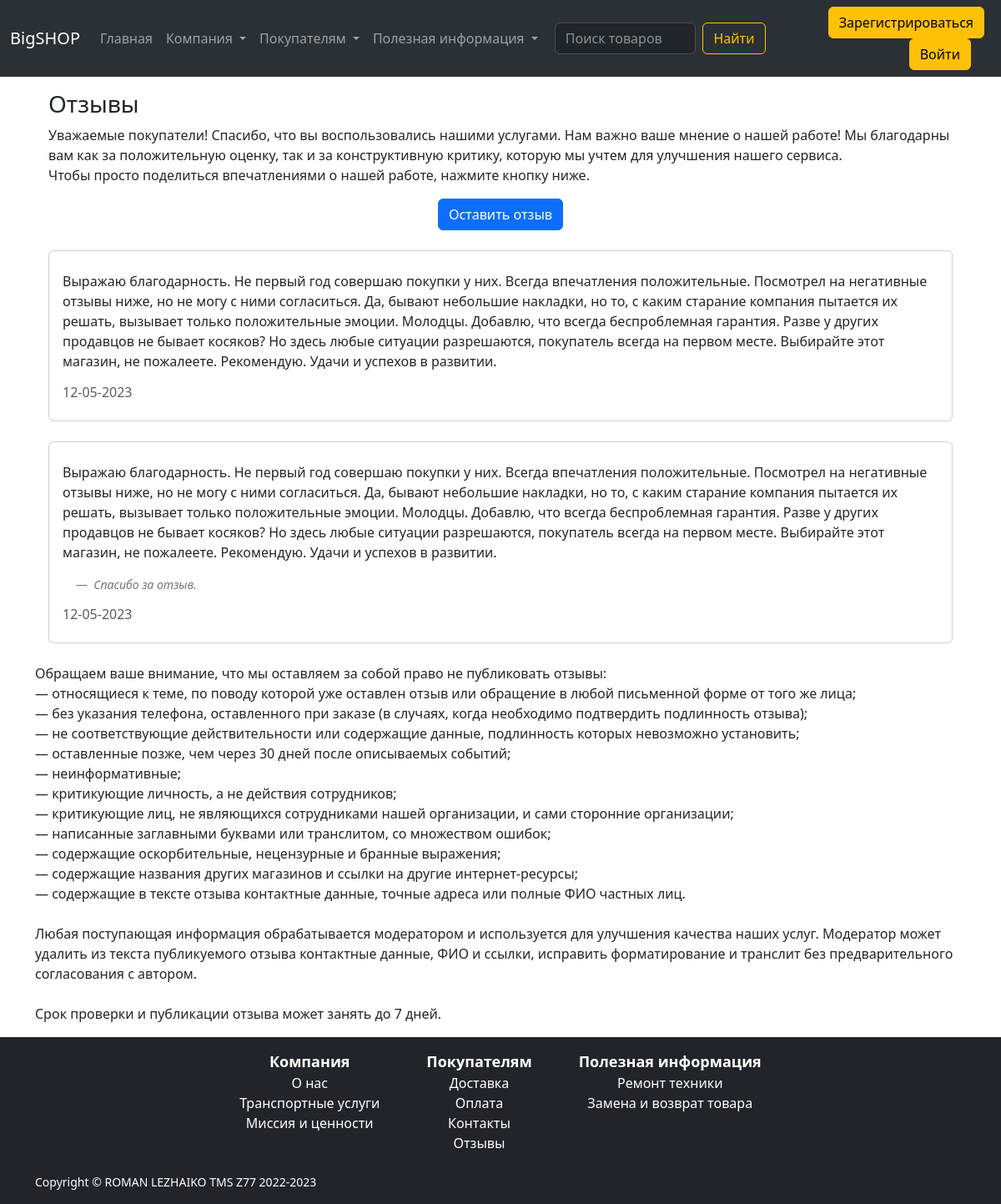
The app's page /customer_reviews/, older data.
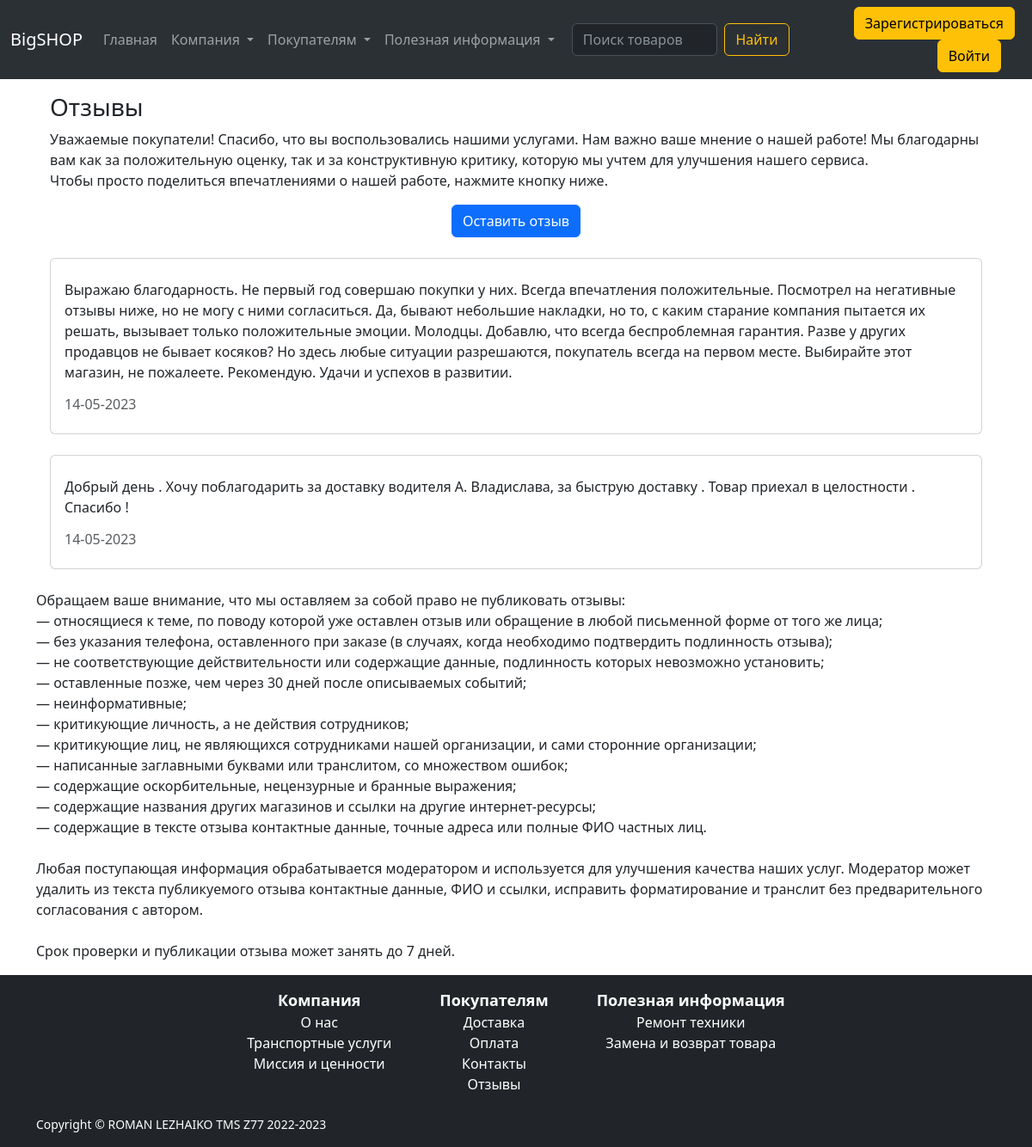
The same page, newer data.
### home/models.py (models this page shows, shortened)
class CustomerReview(models.Model):
    STATUS_DRAFT = 0
    STATUS_PUBLISHED = 1
    STATUS_CHOICES = [
        (STATUS_DRAFT, 'Draft'),
        (STATUS_PUBLISHED, 'Published'),
    ]
    author = models.ForeignKey(CustomUser, on_delete=models.CASCADE)
    customer_review = models.TextField('Отзыв', max_length=4096, blank=False)
    admin_answer = models.TextField(blank=True)
    created_at = models.DateTimeField(auto_now_add=True)
    status = models.IntegerField(choices=STATUS_CHOICES, default=STATUS_DRAFT)
    class Meta:
        ordering = ["-created_at"]

### home/views.py (the view)
# urls.py: path('customer_reviews/', views.get_customer_reviews_page, name='customer_reviews_page'),
def get_customer_reviews_page(request):
    reviews_list = CustomerReview.objects.filter(status=CustomerReview.STATUS_PUBLISHED).order_by('-created_at')
    page = request.GET.get('page', 1)
    paginator = Paginator(reviews_list, 5)
    try:
       reviews = paginator.page(page)
    except PageNotAnInteger:
       reviews = paginator.page(1)
    except EmptyPage:
       reviews = paginator.page(paginator.num_pages)
    ctx = {'title': 'Отзывы',
           'shop_name': SHOP_NAME,
           'reviews': reviews,
           }
    return render(request, 'customer_reviews.html', ctx)

### cart/context_processors.py (called while the page is built)
def cart(request):
    return {'cart': Cart(request)}

### home/templates/customer_reviews.html (shortened to what this page needs)
{% extends 'base.html' %}
{% block content %}
<div class="container">
    <div class="m-3">
        <h3>Отзывы</h3>
        <p>
            Уважаемые покупатели! Спасибо, что вы воспользовались нашими услугами. Нам важно ваше мнение о нашей работе! Мы благодарны вам как за положительную оценку, так и за конструктивную критику, которую мы учтем для улучшения нашего сервиса.
            <br>
            Чтобы просто поделиться впечатлениями о нашей работе, нажмите кнопку ниже.
        </p>
        <div class="col-12 text-center">
            <a href="{% url 'review_create' %}" class="btn btn-primary">Оставить отзыв</a>
        </div>
        {% for review in reviews %}
        <div class="card my-4">
            <div class="card-body">
                <p class="card-text">
                    {{ review.customer_review }}
                    {% if review.admin_answer|length %}
                    <figcaption class="blockquote-footer m-3 font-italic">
                        <em>
                            {{ review.admin_answer }}
                        </em>
                    </figcaption>
                    {% endif %}
                </p>
                <h6 class="card-title text-muted">
                    {{ review.created_at|date:"d-m-Y" }}
                </h6>
            </div>
        </div>
        {% endfor %}
    </div>
    <p>
        Обращаем ваше внимание, что мы оставляем за собой право не публиковать отзывы:
        <br>
        — относящиеся к теме, по поводу которой уже оставлен отзыв или обращение в любой письменной форме от того же лица;
        <br>
        — без указания телефона, оставленного при заказе (в случаях, когда необходимо подтвердить подлинность отзыва);
        <br>
        — не соответствующие действительности или содержащие данные, подлинность которых невозможно установить;
        <br>
        — оставленные позже, чем через 30 дней после описываемых событий;
        <br>
        — неинформативные;
        <br>
        — критикующие личность, а не действия сотрудников;
        <br>
        — критикующие лиц, не являющихся сотрудниками нашей организации, и сами сторонние организации;
        <br>
        — написанные заглавными буквами или транслитом, со множеством ошибок;
        <br>
        — содержащие оскорбительные, нецензурные и бранные выражения;
        <br>
        — содержащие названия других магазинов и ссылки на другие интернет-ресурсы;
        <br>
        — содержащие в тексте отзыва контактные данные, точные адреса или полные ФИО частных лиц.
        <br><br>
        Любая поступающая информация обрабатывается модератором и используется для улучшения качества наших услуг. Модератор может удалить из текста публикуемого отзыва контактные данные, ФИО и ссылки, исправить форматирование и транслит без предварительного согласования с автором.
        <br><br>
        Срок проверки и публикации отзыва может занять до 7 дней.
    </p>
</div>
{% endblock %}

### templates/base.html (shortened to what this page needs)
{% load static %}
<!DOCTYPE html>
<html lang="en">
<head>
    <link href="https://cdn.jsdelivr.net/npm/bootstrap@5.3.0-alpha1/dist/css/bootstrap.min.css" rel="stylesheet">
    <link rel="stylesheet" href="https://cdn.jsdelivr.net/npm/bootstrap-icons@1.10.5/font/bootstrap-icons.css">
    <link rel="stylesheet" href="https://cdnjs.cloudflare.com/ajax/libs/font-awesome/4.7.0/css/font-awesome.min.css">
    <link rel="stylesheet" href="{% static 'css/style.css' %}">
</head>
<body class="d-flex flex-column min-vh-100">
    {% include "header.html" %}
    {% block content %}
    {% endblock %}
    {% include "footer.html" %}
</body>
</html>

### templates/header.html (shortened to what this page needs)
<header>
    <nav class="navbar navbar-expand-lg bg-dark bg-body-tertiary justify-content-center" data-bs-theme="dark">
        <div class="container-fluid">
            <a class="navbar-brand" href="{% url 'home_page' %}">{{ shop_name }}</a>
            <div class="collapse navbar-collapse" id="navbarSupportedContent">
                <ul class="navbar-nav me-auto mb-2 mb-lg-0">
                    <li class="nav-item">
                        <a class="nav-link" href="{% url 'home_page' %}">Главная</a>
                      </li>
                    <li class="nav-item dropdown">
                        <a class="nav-link dropdown-toggle" href="#" id="navbarDropdown" role="button" data-bs-toggle="dropdown" aria-expanded="false">
                            Компания
                        </a>
                    </li>
                    <li class="nav-item dropdown">
                        <a class="nav-link dropdown-toggle" href="#" id="navbarDropdown" role="button" data-bs-toggle="dropdown" aria-expanded="false">
                            Покупателям
                        </a>
                    </li>
                    <li class="nav-item dropdown">
                        <a class="nav-link dropdown-toggle" href="#" id="navbarDropdown" role="button" data-bs-toggle="dropdown" aria-expanded="false">
                            Полезная информация
                        </a>
                    </li>
                </ul>
                <div class="container-fluid">
                    <form class="d-flex" method="get" action="{% url 'product_list' %}">
                        <input class="form-control me-2" type="search" id="search" name="search" placeholder="Поиск товаров" aria-label="Search">
                        <button class="btn btn-outline-warning" type="submit">Найти</button>
                    </form>
                </div>
                <ul class="nav navbar-nav ms-auto w-100 justify-content-end">
                    {% if user.is_authenticated %}
                    <li class="nav-item mx-2">
                        <a class="btn btn-warning" aria-current="page" href="{% url 'logout_user' %}">Выйти</a>
                    </li>
                    {% else %}
                    <li class="nav-item mx-2">
                        <a class="btn btn-warning" aria-current="page" href="#">Зарегистрироваться</a>
                    </li>
                    <li class="nav-item mx-2">
                        <a class="btn btn-warning" aria-current="page" href="{% url 'login_user' %}">Войти</a>
                    </li>
                    {% endif %}
                    <li class="nav-item">
                        <a class="nav-link" aria-current="page" href="">{{ request.user.username }}</a>
                    </li>
                </ul>
            </div>
        </div>
    </nav>
</header>

### templates/footer.html
<footer class="bg-dark mt-auto py-3">
    <div class="container pb-3">
        <div class="row justify-content-center align-items-start text-center">
            <div class="col-auto mx-3 text-white">
                <ul class="list-unstyled mb-2">
                    <span id="footer-header">Компания</span>
                    <li>
                        <a href="{% url 'about_us_page' %}" id="footer-link">О нас</a>
                    </li>
                    <li>
                        <a href="{% url 'transport_services_page' %}" id="footer-link">Транспортные услуги</a>
                    </li>
                    <li>
                        <a href="{% url 'mission_and_values_page' %}" id="footer-link">Миссия и ценности</a>
                    </li>
                </ul>
            </div>
            <div class="col-auto mx-3 text-white">
                <ul class="list-unstyled mb-2">
                    <span id="footer-header">Покупателям</span>
                    <li>
                        <a href="{% url 'delivery_page' %}" id="footer-link">Доставка</a>
                    </li>
                    <li>
                        <a href="{% url 'payment_page' %}" id="footer-link">Оплата</a>
                    </li>
                    <li>
                        <a href="{% url 'contacts_page' %}" id="footer-link">Контакты</a>
                    </li>
                    <li>
                        <a href="{% url 'customer_reviews_page' %}" id="footer-link">Отзывы</a>
                    </li>
                </ul>
            </div>
            <div class="col-auto mx-3 text-white">
                <ul class="list-unstyled mb-2">
                    <span id="footer-header">Полезная информация</span>
                    <li>
                        <a href="{% url 'equipment_repair_page' %}" id="footer-link">Ремонт техники</a>
                    </li>
                    <li>
                        <a href="{% url 'replacement_and_return_products_page' %}" id="footer-link">Замена и возврат товара</a>
                    </li>
                </ul>
            </div>
        </div>
    </div>
    <div class="container">
        <div class="col-auto">
            <div class="small text-white">Copyright &copy; ROMAN LEZHAIKO TMS Z77 2022-2023</div>
        </div>
    </div>
</footer>

### static/css/style.css (style rules this page uses)
#footer-header { font-size: 18px; font-weight: bold; }
#footer-link { text-decoration: none; color: #ffffff; }

Row changes from the older to the newer data that the page shows:
removed CustomerReview: customer_review "Выражаю благодарность. Не первый год совершаю покупки у них. Всегда впечатления положительные. Посмотрел на негативные отзывы ниже, но не могу с ними согласиться. Да, бывают небольшие накладки, но то, с каким старание компания пытается их решать, вызывает только положительные эмоции. Молодцы. Добавлю, что всегда беспроблемная гарантия. Разве у других продавцов не бывает косяков? Но здесь любые ситуации разрешаются, покупатель всегда на первом месте. Выбирайте этот магазин, не пожалеете. Рекомендую. Удачи и успехов в развитии.", admin_answer "Спасибо за отзыв.", created_at "12-05-2023"
changed CustomerReview (number 1 of 2 on the later page): created_at "12-05-2023" → "14-05-2023"
added CustomerReview: customer_review "Добрый день . Хочу поблагодарить за доставку водителя А. Владислава, за быструю доставку . Товар приехал в целостности . Спасибо !", created_at "14-05-2023"
